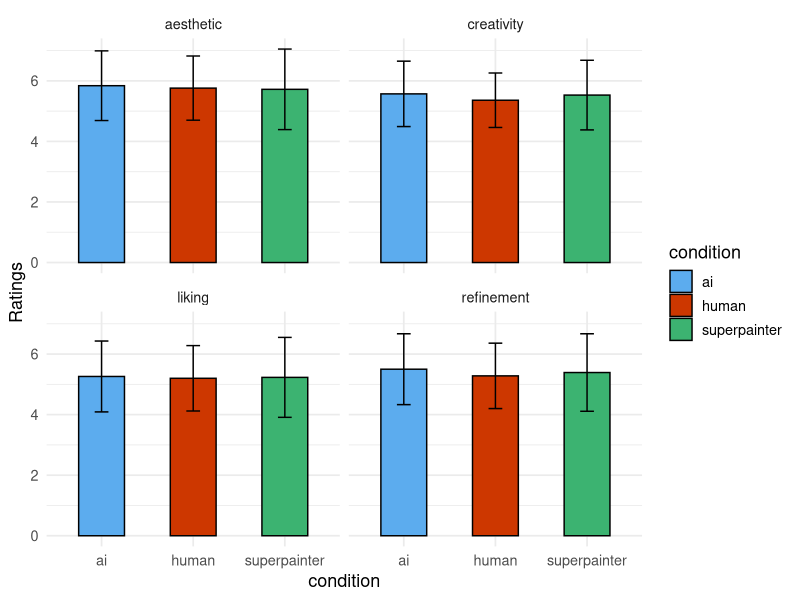

Recreate this plot in R. (Note: this script raises an error after producing the figure.)
## ---- chunk 1
#| include: false
#| echo: false
#| warning: false
#| message: false

library(tidyverse)
library(ggpubr)
library(knitr)
library(kableExtra)
## ---- chunk 2
#| echo: false
#| include: false

study2<- read.csv("data/Study2_Cleaned.csv")
colnames(study2)[319] <- "superpainter"
colnames(study2)[318] <- "ai"
colnames(study2)[317] <- "human"
colnames(study2)[2] <- "id"

study2_p1 <- data.frame(study2$human,study2$ai,study2$superpainter)
study2_p1 <- data.matrix(study2_p1)
friedman.test(study2_p1)

#Effect size W
79.633/(60*(3-1))
## ---- chunk 3
#| echo: false
#| include: false
# Data Wrangling
df <-study2 %>%
  pivot_longer(
    cols=contains("_"),
    names_to = c("painting",".value"),
    names_sep = "_"
  ) %>%
  mutate(painting = str_remove_all(painting, "X")) %>%
  mutate(painting = as.integer(painting)) %>%
  mutate(block = case_when(
    painting <= 29 ~ 1L,
    painting <= 55 ~ 2L,
    painting <= 81 ~ 3L
  )) %>%
  mutate(condition = case_when(
    block == 1 ~ "human",
    block == 2 ~ "ai",
    block == 3 ~ "superpainter"
  ))


participant_means <- df %>%
  group_by(id, condition) %>%
  summarise(
    creativity = mean(creativity, na.rm = TRUE),
    aesthetic  = mean(aesthetic,  na.rm = TRUE),
    liking     = mean(liking,     na.rm = TRUE),
    refinement = mean(refinement, na.rm = TRUE),
    .groups = "drop"
  ) %>%
  mutate(
    id        = as.factor(id),
    condition = as.factor(condition)
  )


# generate plots

plot_data <- participant_means %>%
  pivot_longer(cols=c(creativity,aesthetic,liking,refinement)) %>%
  group_by(condition,name) %>%
  summarize(N=length(value),Ratings=round(mean(value),2), sd=round(sd(value),2))
## ---- chunk 4
#| echo: false
#| fig-cap: "Attempted reproduction of the barplot in Figure (?). The differences among the ratings of Human label, Ordinary AI label, and Superpainter label, accquired from the published Study 2 data."
ggplot(plot_data, aes(x=condition,y=Ratings, fill=condition))+
  facet_wrap((~name)) +
  theme_minimal(base_size=13) +
  scale_fill_manual(values=c(
    "human" = "orangered3",
    "ai" = "steelblue2",
    "superpainter" = "mediumseagreen"
  ))+
  geom_col(width=.5,color="black")+
  geom_errorbar(aes(ymin=Ratings-sd,ymax=Ratings+sd),width=.15)
## ---- chunk 5
#| echo: false
#| fig-cap: "The results of robustness check in Study 2. To make sure the significant differences between the ratings of the three conditions in Study 2 were caused by the label only instead of the paintings themselves, a series of ANOVAs were conducted on the ratings of the paintings without labels in Pilot Study 2 and there were no significant differences of the four dimensions. Note, the error bars represent the standard deviation; 'ns' denotes nonsignificant."
include_graphics("images/figS5.png")
## ---- chunk 6
#| echo: false
#| fig-cap: "The differences among the ratings of Human label, Ordinary AI label, and Superpainter label. Note, the error bars represent the standard deviation; *p < .05, **p < .01, ***p < .001."
include_graphics("images/fig2.png")
## ---- chunk 7
#| echo: false
#| fig-cap: "Summary Table on Published Study 2 data. Means given for each group combination of condition and evaluation metric."
kable(plot_data) %>%
  collapse_rows(columns=1:2)

## ---- chunk 8
#| echo: false
#| fig-cap: "Summary Table on descriptive statistcs. Means given for each combination of condition and evaluation metric."
include_graphics("images/tables4.png")
## ---- chunk 9
#| echo: false
#| fig-cap: "ANOVA Results of Repeated Measures Within Condition. F and p-values given for Creativity, Aesthetic, Liking, and Refinement."
# Repeated measures within condition

#creativity
r1=summary(aov(creativity~condition + Error(id/condition),data=participant_means))
#aesthetic
r2=summary(aov(aesthetic~condition + Error(id/condition),data=participant_means))
#liking
r3=summary(aov(liking~condition + Error(id/condition),data=participant_means))
#refinement
r4=summary(aov(refinement~condition + Error(id/condition),data=participant_means))

results=data.frame(rating=c("Creativity", "Aesthetic", "Liking", "Refinement"))
results=cbind(results,rbind(r1$`Error: id:condition`[[1]][1,][4:5],r2$`Error: id:condition`[[1]][1,][4:5],r3$`Error: id:condition`[[1]][1,][4:5],r4$`Error: id:condition`[[1]][1,][4:5]))

rownames(results) <- NULL
results[2:3]=apply(results[2:3],1:2, round, digits=2)
kable(results)
